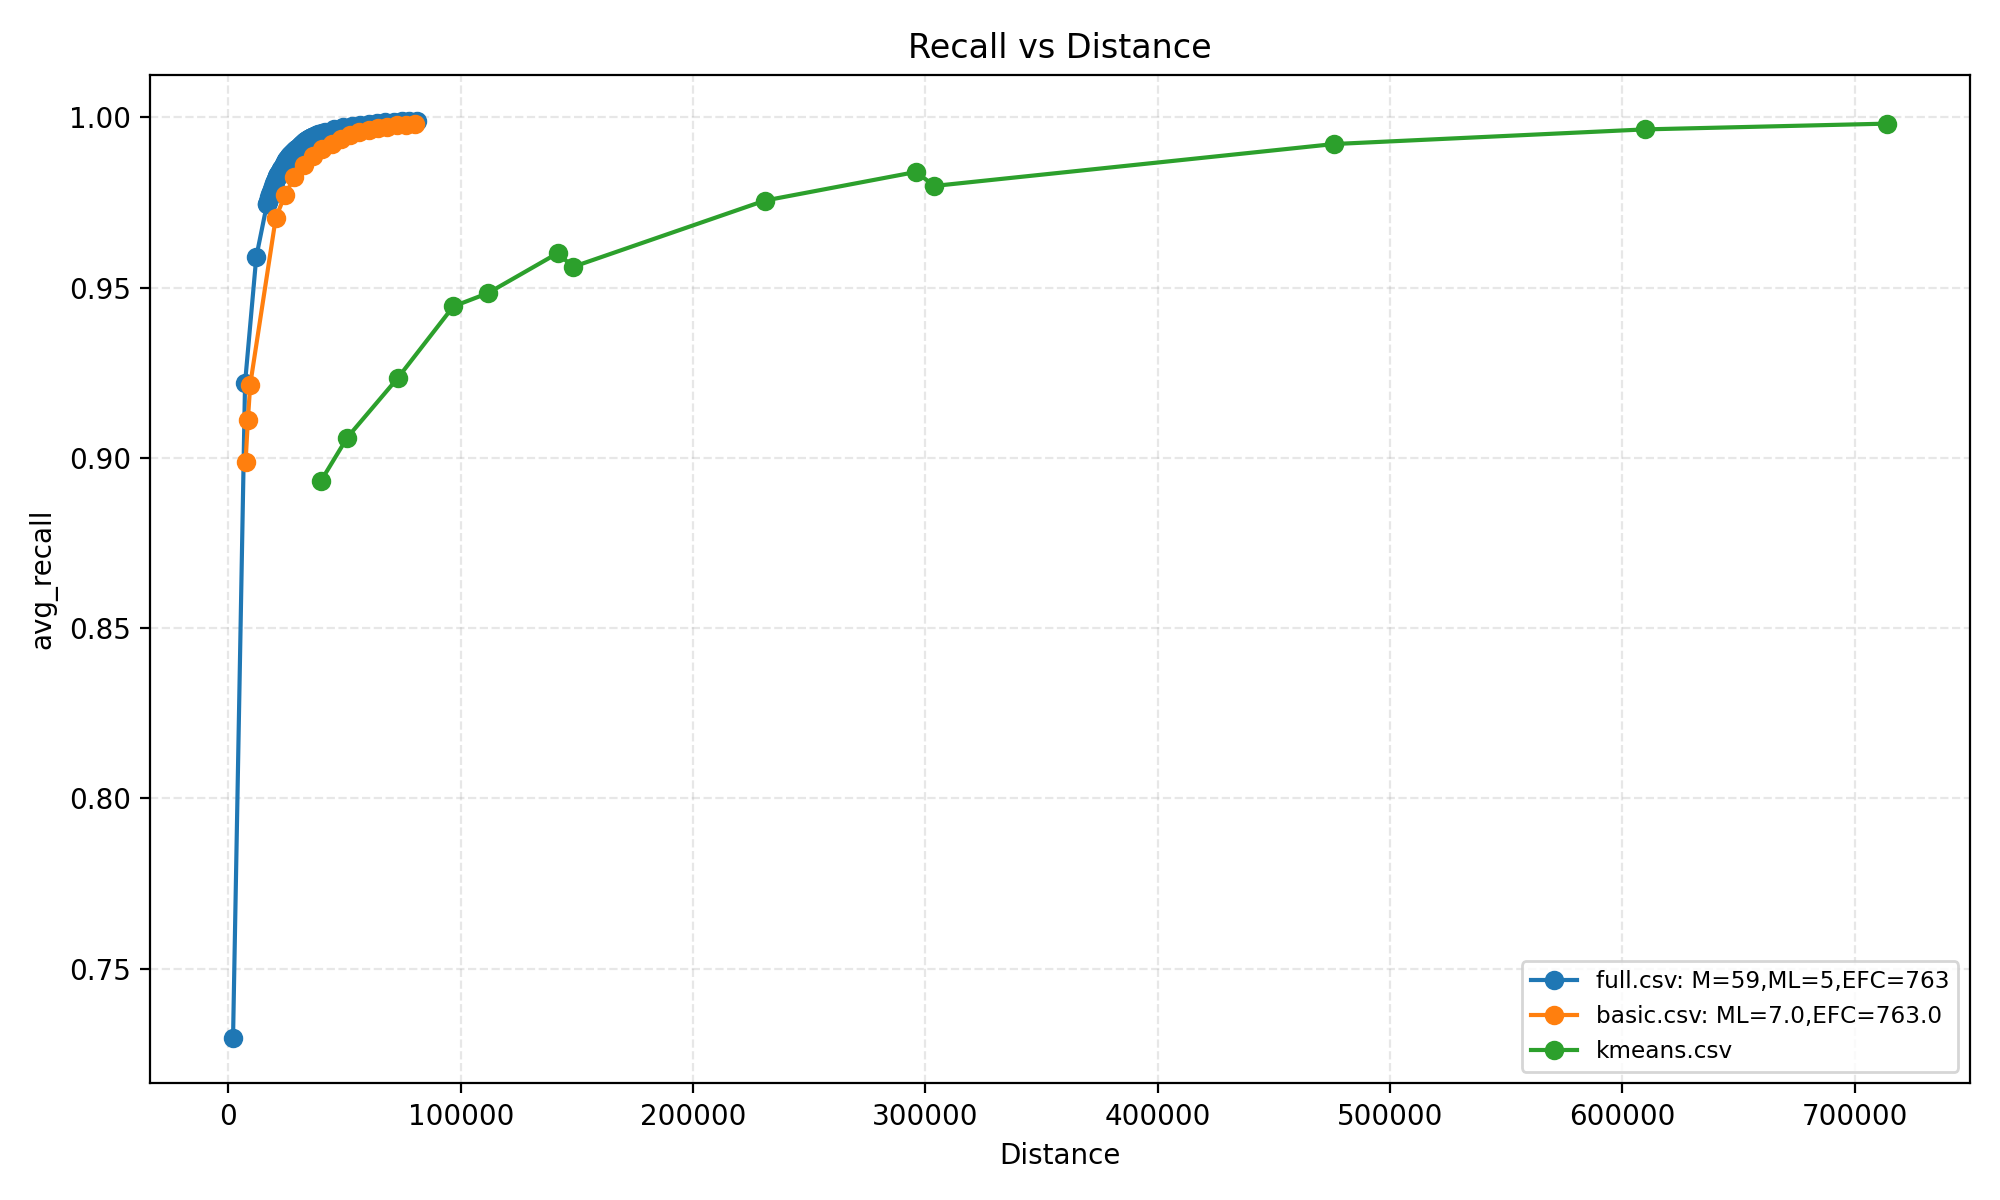

Reproduce this figure in Python.
#!/usr/bin/env python3
"""
draw_dist.py

Usage:
  python draw_dist.py file1.csv [file2.csv ...] [-d DIST_COL] [-r RECALL_COL] [-o out.png] [--show]

Defaults:
  DIST_COL: avg_dists
  RECALL_COL: avg_recall

The script supports reading multiple CSV files and will plot recall vs distance curves on the same figure.
"""

import sys
import os
import argparse
import pandas as pd
import matplotlib.pyplot as plt


def detect_col(df, preferred, candidates):
    """Find a column name in df (case-insensitive) from a list of candidates; fallback to preferred if present."""
    lcmap = {c.lower(): c for c in df.columns}
    for cand in candidates:
        if cand.lower() in lcmap:
            return lcmap[cand.lower()]
    # fallback to preferred if exists exactly
    return df.columns[df.columns.str.lower() == preferred.lower()].tolist()[0] if preferred.lower() in lcmap else None


def read_csv_file(path):
    # try pandas to be robust against stray commas, blank rows etc.
    try:
        df = pd.read_csv(path)
    except Exception:
        # fallback, try to read ignoring comment lines
        df = pd.read_csv(path, comment='#', engine='python')
    return df


def label_from_df(df, fname):
    # try to extract common params for label
    parts = []
    for key in ("M", "ML", "EFC", "EFS"):
        if key in df.columns:
            try:
                # take unique value if scalar across file, else skip
                vals = pd.unique(df[key].dropna().astype(str))
                if len(vals) == 1:
                    parts.append(f"{key}={vals[0]}")
            except Exception:
                pass
    if parts:
        return f"{os.path.basename(fname)}: " + ",".join(parts)
    return os.path.basename(fname)


def main(argv):
    parser = argparse.ArgumentParser(description="Draw recall vs distance from results CSV files.")
    parser.add_argument("files", nargs="+", help="CSV file(s) to read")
    parser.add_argument("-d", "--dists", default="avg_dists", help="Distance column name (default avg_dists)")
    parser.add_argument("-r", "--recall", default="avg_recall", help="Recall column (default avg_recall)")
    parser.add_argument("-o", "--out", default="draw_dist.png", help="Output image file (default draw_dist.png)")
    parser.add_argument("--show", action="store_true", help="Show plot interactively")
    parser.add_argument("--xlabel", default=None, help="Custom X-axis label")
    args = parser.parse_args(argv[1:])

    dfs = []
    dists_cols = []
    recall_cols = []
    valid_files = []
    min_vals = []
    max_vals = []

    # 先收集所有文件的距离列区间
    for f in args.files:
        if not os.path.exists(f):
            print(f"Warning: file not found: {f}; skipping")
            continue
        df = read_csv_file(f)
        if df.empty:
            print(f"Warning: empty file {f}; skipping")
            continue

        columns_lower = {c.lower(): c for c in df.columns}
        dists_col = None
        for cand in (args.dists, "avg_dists", "avg_dists_per_query", "avg_dists_per_q", "dists", "dist"):
            if cand and cand.lower() in columns_lower:
                dists_col = columns_lower[cand.lower()]
                break
        if not dists_col:
            print(f"Cannot detect distance column in {f}; skipping.")
            continue

        recall_col = None
        for cand in (args.recall, "avg_recall", "recall", "AVG_RECALL"):
            if cand and cand.lower() in columns_lower:
                recall_col = columns_lower[cand.lower()]
                break
        if not recall_col:
            print(f"Cannot detect recall column in {f}; skipping.")
            continue

        # 记录距离区间
        try:
            dist_vals = df[dists_col].astype(float)
            min_vals.append(dist_vals.min())
            max_vals.append(dist_vals.max())
        except Exception:
            print(f"Cannot parse distance values in {f}; skipping.")
            continue

        dfs.append(df)
        dists_cols.append(dists_col)
        recall_cols.append(recall_col)
        valid_files.append(f)

    if not dfs:
        print("No valid data plotted. Exiting.")
        return 1

    # 计算重叠区间
    overlap_min = max(min_vals)
    overlap_max = min(max_vals)
    if overlap_min >= overlap_max:
        print("No overlapping distance region among all files.")
        return 1

    fig, ax1 = plt.subplots(figsize=(10, 6))
    color_cycle = plt.rcParams["axes.prop_cycle"].by_key()["color"]
    color_idx = 0

    for df, dists_col, recall_col, f in zip(dfs, dists_cols, recall_cols, valid_files):
        # 不再限制为重叠区间，直接使用所有数据
        df_sorted = df.sort_values(by=dists_col)
        xs = df_sorted[dists_col].astype(float).values
        ys_rec = df_sorted[recall_col].astype(float).values

        label = label_from_df(df, f)
        color = color_cycle[color_idx % len(color_cycle)]
        color_idx += 1

        ax1.plot(xs, ys_rec, label=label, color=color, marker='o', linestyle='-')

    ax1.set_xlabel(args.xlabel if args.xlabel else "Distance")
    ax1.set_ylabel(args.recall if args.recall else "Recall")
    ax1.grid(True, which='both', axis='both', linestyle='--', alpha=0.3)
    ax1.legend(loc='lower right', fontsize='small')  # 修改图例位置为右下角

    plt.title(f"Recall vs {args.xlabel if args.xlabel else 'Distance'}")
    plt.tight_layout()
    plt.savefig(args.out, dpi=200)
    print(f"Saved plot to {args.out}")
    if args.show:
        plt.show()

    return 0


if __name__ == "__main__":
    sys.exit(main(sys.argv))
